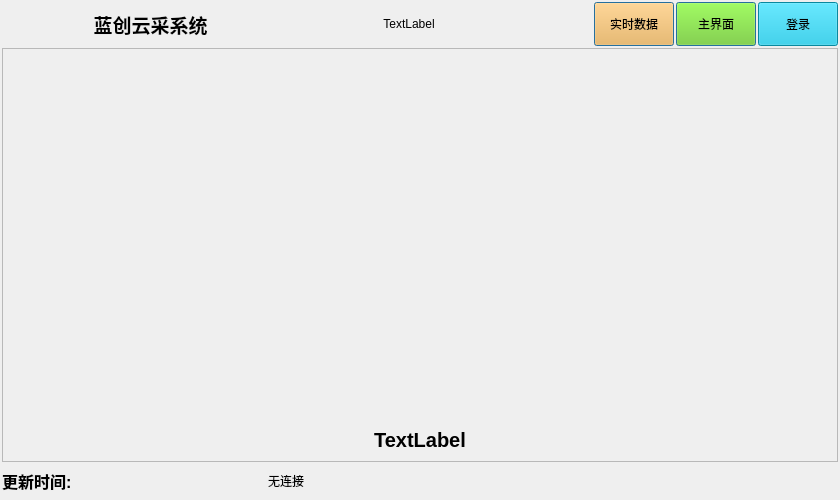
<?xml version="1.0" encoding="UTF-8"?>
<ui version="4.0">
 <class>MainWIndow</class>
 <widget class="QWidget" name="MainWIndow">
  <property name="geometry">
   <rect>
    <x>0</x>
    <y>0</y>
    <width>840</width>
    <height>500</height>
   </rect>
  </property>
  <property name="windowTitle">
   <string>MainWIndow</string>
  </property>
  <layout class="QVBoxLayout" name="verticalLayout" stretch="1,12,1">
   <property name="spacing">
    <number>2</number>
   </property>
   <property name="leftMargin">
    <number>2</number>
   </property>
   <property name="topMargin">
    <number>2</number>
   </property>
   <property name="rightMargin">
    <number>2</number>
   </property>
   <property name="bottomMargin">
    <number>2</number>
   </property>
   <item>
    <layout class="QHBoxLayout" name="horizontalLayout" stretch="1,2,5,1,1,1">
     <item>
      <widget class="QLabel" name="mainlogo">
       <property name="styleSheet">
        <string notr="true">image: url(:/new/images/image/logo.png);</string>
       </property>
       <property name="text">
        <string/>
       </property>
       <property name="scaledContents">
        <bool>false</bool>
       </property>
       <property name="wordWrap">
        <bool>true</bool>
       </property>
      </widget>
     </item>
     <item>
      <widget class="QLabel" name="maintitle">
       <property name="font">
        <font>
         <pointsize>14</pointsize>
         <weight>75</weight>
         <bold>true</bold>
        </font>
       </property>
       <property name="text">
        <string>蓝创云采系统</string>
       </property>
       <property name="alignment">
        <set>Qt::AlignCenter</set>
       </property>
      </widget>
     </item>
     <item>
      <widget class="QLabel" name="realtime">
       <property name="text">
        <string>TextLabel</string>
       </property>
       <property name="alignment">
        <set>Qt::AlignCenter</set>
       </property>
      </widget>
     </item>
     <item>
      <widget class="QPushButton" name="rtk_btn">
       <property name="sizePolicy">
        <sizepolicy hsizetype="Fixed" vsizetype="Fixed">
         <horstretch>0</horstretch>
         <verstretch>0</verstretch>
        </sizepolicy>
       </property>
       <property name="minimumSize">
        <size>
         <width>0</width>
         <height>44</height>
        </size>
       </property>
       <property name="maximumSize">
        <size>
         <width>16777215</width>
         <height>44</height>
        </size>
       </property>
       <property name="styleSheet">
        <string notr="true">QPushButton
{	
	color: rgb(0, 0, 0);
	font: 57 13pt &quot;Ubuntu&quot;;
	
	background-color: rgb(252, 175, 62);

}

QPushButton::hover
{
	
	background-color: rgb(252, 233, 79);
}</string>
       </property>
       <property name="text">
        <string>实时数据</string>
       </property>
       <property name="autoDefault">
        <bool>true</bool>
       </property>
       <property name="default">
        <bool>true</bool>
       </property>
       <property name="flat">
        <bool>false</bool>
       </property>
      </widget>
     </item>
     <item>
      <widget class="QPushButton" name="main_btn">
       <property name="sizePolicy">
        <sizepolicy hsizetype="Fixed" vsizetype="Fixed">
         <horstretch>0</horstretch>
         <verstretch>0</verstretch>
        </sizepolicy>
       </property>
       <property name="minimumSize">
        <size>
         <width>0</width>
         <height>44</height>
        </size>
       </property>
       <property name="maximumSize">
        <size>
         <width>16777215</width>
         <height>44</height>
        </size>
       </property>
       <property name="styleSheet">
        <string notr="true">QPushButton
{	
	color: rgb(0, 0, 0);
	font: 57 13pt &quot;Ubuntu&quot;;
	
	
	background-color: rgb(115, 210, 22);

}

QPushButton::hover
{
	
	
	background-color: rgb(138, 226, 52);
}</string>
       </property>
       <property name="text">
        <string>主界面</string>
       </property>
       <property name="autoDefault">
        <bool>true</bool>
       </property>
       <property name="default">
        <bool>true</bool>
       </property>
      </widget>
     </item>
     <item>
      <widget class="QPushButton" name="login">
       <property name="sizePolicy">
        <sizepolicy hsizetype="Fixed" vsizetype="Fixed">
         <horstretch>0</horstretch>
         <verstretch>0</verstretch>
        </sizepolicy>
       </property>
       <property name="minimumSize">
        <size>
         <width>0</width>
         <height>44</height>
        </size>
       </property>
       <property name="maximumSize">
        <size>
         <width>16777215</width>
         <height>44</height>
        </size>
       </property>
       <property name="styleSheet">
        <string notr="true">QPushButton
{	
	color: rgb(0, 0, 0);
	font: 57 13pt &quot;Ubuntu&quot;;
	
	
	
	background-color: rgb(13, 191, 223);
	

}

QPushButton::hover
{
	
	
	background-color: rgb(4, 217, 243);
	
	
}</string>
       </property>
       <property name="text">
        <string>登录</string>
       </property>
      </widget>
     </item>
    </layout>
   </item>
   <item>
    <widget class="QStackedWidget" name="mainpanel">
     <property name="frameShape">
      <enum>QFrame::StyledPanel</enum>
     </property>
     <property name="frameShadow">
      <enum>QFrame::Raised</enum>
     </property>
     <widget class="QWidget" name="page_rtk" native="true">
      <layout class="QVBoxLayout" name="verticalLayout_2" stretch="10,1">
       <property name="spacing">
        <number>2</number>
       </property>
       <property name="leftMargin">
        <number>3</number>
       </property>
       <property name="topMargin">
        <number>3</number>
       </property>
       <property name="rightMargin">
        <number>3</number>
       </property>
       <property name="bottomMargin">
        <number>3</number>
       </property>
       <item>
        <widget class="QListWidget" name="list_rtk">
         <property name="styleSheet">
          <string notr="true">background-color: transparent;
border-color: rgb(186, 189, 182);</string>
         </property>
         <property name="frameShape">
          <enum>QFrame::NoFrame</enum>
         </property>
         <property name="frameShadow">
          <enum>QFrame::Plain</enum>
         </property>
         <property name="viewMode">
          <enum>QListView::IconMode</enum>
         </property>
        </widget>
       </item>
       <item>
        <widget class="QLabel" name="state_rtkfacs">
         <property name="font">
          <font>
           <pointsize>15</pointsize>
           <weight>75</weight>
           <bold>true</bold>
          </font>
         </property>
         <property name="frameShape">
          <enum>QFrame::NoFrame</enum>
         </property>
         <property name="frameShadow">
          <enum>QFrame::Sunken</enum>
         </property>
         <property name="text">
          <string>TextLabel</string>
         </property>
         <property name="alignment">
          <set>Qt::AlignCenter</set>
         </property>
        </widget>
       </item>
      </layout>
     </widget>
     <widget class="QWidget" name="page_login"/>
     <widget class="QWidget" name="page_main"/>
    </widget>
   </item>
   <item>
    <layout class="QHBoxLayout" name="horizontalLayout_2" stretch="1,5,1,15,1,1,1">
     <property name="spacing">
      <number>3</number>
     </property>
     <item>
      <widget class="QLabel" name="label_2">
       <property name="font">
        <font>
         <pointsize>12</pointsize>
         <weight>75</weight>
         <bold>true</bold>
        </font>
       </property>
       <property name="text">
        <string>更新时间:</string>
       </property>
      </widget>
     </item>
     <item>
      <widget class="QLabel" name="updatedt">
       <property name="font">
        <font>
         <pointsize>12</pointsize>
        </font>
       </property>
       <property name="text">
        <string/>
       </property>
      </widget>
     </item>
     <item>
      <widget class="QPushButton" name="cnt_state">
       <property name="sizePolicy">
        <sizepolicy hsizetype="Preferred" vsizetype="Preferred">
         <horstretch>0</horstretch>
         <verstretch>0</verstretch>
        </sizepolicy>
       </property>
       <property name="text">
        <string/>
       </property>
       <property name="icon">
        <iconset resource="image.qrc">
         <normaloff>:/new/images/image/state_off.png</normaloff>:/new/images/image/state_off.png</iconset>
       </property>
       <property name="iconSize">
        <size>
         <width>24</width>
         <height>24</height>
        </size>
       </property>
       <property name="flat">
        <bool>true</bool>
       </property>
      </widget>
     </item>
     <item>
      <widget class="QLabel" name="cnt_addr">
       <property name="text">
        <string>无连接</string>
       </property>
      </widget>
     </item>
     <item>
      <widget class="QPushButton" name="udisk_state">
       <property name="sizePolicy">
        <sizepolicy hsizetype="Preferred" vsizetype="Preferred">
         <horstretch>0</horstretch>
         <verstretch>0</verstretch>
        </sizepolicy>
       </property>
       <property name="text">
        <string/>
       </property>
       <property name="icon">
        <iconset resource="image.qrc">
         <normaloff>:/new/images/image/No_Upan.png</normaloff>:/new/images/image/No_Upan.png</iconset>
       </property>
       <property name="iconSize">
        <size>
         <width>32</width>
         <height>32</height>
        </size>
       </property>
       <property name="flat">
        <bool>true</bool>
       </property>
      </widget>
     </item>
     <item>
      <widget class="QPushButton" name="updatesystem">
       <property name="sizePolicy">
        <sizepolicy hsizetype="Preferred" vsizetype="Preferred">
         <horstretch>0</horstretch>
         <verstretch>0</verstretch>
        </sizepolicy>
       </property>
       <property name="text">
        <string/>
       </property>
       <property name="icon">
        <iconset resource="image.qrc">
         <normaloff>:/new/images/image/update.png</normaloff>:/new/images/image/update.png</iconset>
       </property>
       <property name="iconSize">
        <size>
         <width>30</width>
         <height>30</height>
        </size>
       </property>
       <property name="autoDefault">
        <bool>false</bool>
       </property>
       <property name="flat">
        <bool>true</bool>
       </property>
      </widget>
     </item>
     <item>
      <widget class="QPushButton" name="close_btn">
       <property name="sizePolicy">
        <sizepolicy hsizetype="Preferred" vsizetype="Preferred">
         <horstretch>0</horstretch>
         <verstretch>0</verstretch>
        </sizepolicy>
       </property>
       <property name="text">
        <string/>
       </property>
       <property name="icon">
        <iconset resource="image.qrc">
         <normaloff>:/new/images/image/close_hover.png</normaloff>:/new/images/image/close_hover.png</iconset>
       </property>
       <property name="iconSize">
        <size>
         <width>30</width>
         <height>30</height>
        </size>
       </property>
       <property name="flat">
        <bool>true</bool>
       </property>
      </widget>
     </item>
    </layout>
   </item>
  </layout>
 </widget>
 <resources>
  <include location="image.qrc"/>
 </resources>
 <connections/>
</ui>
